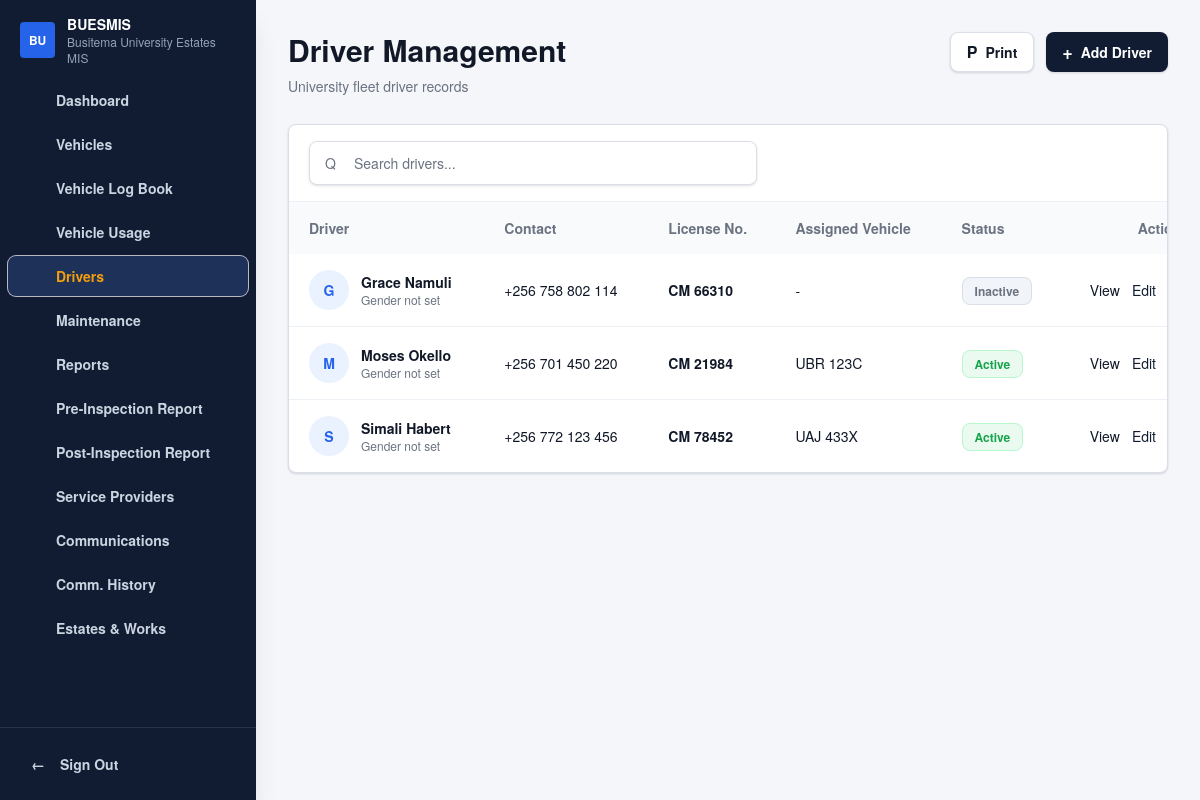
The app's page /modules/drivers/index.php with its own data.
### tables this page shows
CREATE TABLE `drivers` (
  `id` int(10) UNSIGNED NOT NULL,
  `user_id` int(10) UNSIGNED DEFAULT NULL,
  `department_id` int(10) UNSIGNED DEFAULT NULL,
  `full_name` varchar(120) NOT NULL,
  `employee_id` varchar(60) DEFAULT NULL,
  `phone` varchar(30) DEFAULT NULL,
  `email` varchar(150) DEFAULT NULL,
  `gender` enum('male','female','other') DEFAULT NULL,
  `national_id_number` varchar(60) DEFAULT NULL,
  `license_number` varchar(100) NOT NULL,
  `license_classes` varchar(80) DEFAULT NULL,
  `license_issue_date` date DEFAULT NULL,
  `license_issuing_authority` varchar(150) DEFAULT NULL,
  `license_expiry` date DEFAULT NULL,
  `driver_photo` varchar(255) DEFAULT NULL,
  `national_id_photo` varchar(255) DEFAULT NULL,
  `driving_license_scan` varchar(255) DEFAULT NULL,
  `status` enum('active','inactive','suspended') NOT NULL DEFAULT 'active',
  `created_at` timestamp NOT NULL DEFAULT current_timestamp(),
  `updated_at` timestamp NULL DEFAULT NULL ON UPDATE current_timestamp()
);

CREATE TABLE `vehicles` (
  `id` int(10) UNSIGNED NOT NULL,
  `department_id` int(10) UNSIGNED DEFAULT NULL,
  `registration_no` varchar(50) NOT NULL,
  `make` varchar(100) NOT NULL,
  `model` varchar(100) NOT NULL,
  `manufacture_year` year(4) DEFAULT NULL,
  `vehicle_type` enum('sedan','suv','pickup','truck','van','bus','motorcycle','other') NOT NULL DEFAULT 'other',
  `fuel_type` enum('petrol','diesel','hybrid','electric','other') NOT NULL DEFAULT 'diesel',
  `current_mileage` int(10) UNSIGNED NOT NULL DEFAULT 0,
  `insurance_expiry` date DEFAULT NULL,
  `status` enum('active','maintenance','grounded','disposed') NOT NULL DEFAULT 'active',
  `notes` text DEFAULT NULL,
  `created_at` timestamp NOT NULL DEFAULT current_timestamp(),
  `updated_at` timestamp NULL DEFAULT NULL ON UPDATE current_timestamp()
);

### modules/drivers/index.php (the view, shortened to what the rows shown need)
<?php
require_once __DIR__ . '/../../handlers/driver.php';
extract(driverFetchPageData());
include __DIR__ . '/../../includes/header.php';
?>
<main class="min-h-screen lg:pl-64">
    <div class="mx-auto max-w-[1320px] px-4 py-8 sm:px-6 lg:px-8">
        <div class="mb-7 flex flex-col gap-4 lg:flex-row lg:items-start lg:justify-between">
            <div>
                <h1 class="text-2xl font-extrabold tracking-normal text-fleet-ink sm:text-3xl">Driver Management</h1>
            </div>
        </div>
        <section class="<?= $hasDrivers ? 'block' : 'hidden'; ?> overflow-hidden rounded-lg border border-fleet-line bg-fleet-surface shadow-fleet-card">
            <div class="overflow-x-auto">
                <table class="w-full min-w-[920px] text-left text-sm" data-driver-table>
                    <thead class="bg-fleet-surface-muted text-fleet-muted">
                        <tr>
                            <th class="px-5 py-4 font-semibold">Driver</th>
                            <th class="px-5 py-4 font-semibold">Contact</th>
                            <th class="px-5 py-4 font-semibold">License No.</th>
                            <th class="px-5 py-4 font-semibold">Assigned Vehicle</th>
                            <th class="px-5 py-4 font-semibold">Status</th>
                            <th class="px-5 py-4 text-right font-semibold">Actions</th>
                        </tr>
                    </thead>
                    <tbody class="divide-y divide-fleet-line-soft">
                        <?php foreach ($drivers as $driver): ?>
                            <tr
                                class="driver-row hover:bg-fleet-surface-muted/70"
                                data-search="<?= htmlspecialchars(strtolower(implode(' ', array_filter([$driver['name'], $driver['email'], $driver['phone'], $driver['license'], $driver['assigned'], $driver['other_vehicles'], $driver['department'], $driver['gender'], $driver['national_id_number']]))), ENT_QUOTES, 'UTF-8'); ?>"
                                data-driver-id="<?= htmlspecialchars((string) $driver['id'], ENT_QUOTES, 'UTF-8'); ?>"
                                data-full-name="<?= htmlspecialchars($driver['name'], ENT_QUOTES, 'UTF-8'); ?>"
                                data-employee-id="<?= htmlspecialchars($driver['employee_id'], ENT_QUOTES, 'UTF-8'); ?>"
                                data-phone="<?= htmlspecialchars($driver['phone'] === '-' ? '' : $driver['phone'], ENT_QUOTES, 'UTF-8'); ?>"
                                data-email="<?= htmlspecialchars($driver['email'] === '-' ? '' : $driver['email'], ENT_QUOTES, 'UTF-8'); ?>"
                                data-gender="<?= htmlspecialchars($driver['gender'], ENT_QUOTES, 'UTF-8'); ?>"
                                data-national-id-number="<?= htmlspecialchars($driver['national_id_number'], ENT_QUOTES, 'UTF-8'); ?>"
                                data-license-number="<?= htmlspecialchars($driver['license'], ENT_QUOTES, 'UTF-8'); ?>"
                                data-license-classes="<?= htmlspecialchars($driver['license_classes'], ENT_QUOTES, 'UTF-8'); ?>"
                                data-license-issue-date="<?= htmlspecialchars($driver['license_issue_date'], ENT_QUOTES, 'UTF-8'); ?>"
                                data-license-issuing-authority="<?= htmlspecialchars($driver['license_issuing_authority'], ENT_QUOTES, 'UTF-8'); ?>"
                                data-license-expiry="<?= htmlspecialchars($driver['license_expiry'], ENT_QUOTES, 'UTF-8'); ?>"
                                data-department="<?= htmlspecialchars($driver['department'], ENT_QUOTES, 'UTF-8'); ?>"
                                data-assigned-vehicle="<?= htmlspecialchars($driver['assigned'], ENT_QUOTES, 'UTF-8'); ?>"
                                data-assigned-vehicle-id="<?= htmlspecialchars((string) ($driver['assigned_vehicle_id'] ?? ''), ENT_QUOTES, 'UTF-8'); ?>"
                                data-other-vehicles="<?= htmlspecialchars($driver['other_vehicles'], ENT_QUOTES, 'UTF-8'); ?>"
                                data-other-vehicle-ids="<?= htmlspecialchars(implode(',', $driver['other_vehicle_ids']), ENT_QUOTES, 'UTF-8'); ?>"
                                data-status="<?= htmlspecialchars($driver['status_value'], ENT_QUOTES, 'UTF-8'); ?>"
                                data-status-label="<?= htmlspecialchars($driver['status'], ENT_QUOTES, 'UTF-8'); ?>"
                                data-driver-photo="<?= htmlspecialchars($driver['driver_photo'], ENT_QUOTES, 'UTF-8'); ?>"
                                data-driver-photo-url="<?= htmlspecialchars($driver['driver_photo_url'], ENT_QUOTES, 'UTF-8'); ?>"
                                data-driver-photo-name="<?= htmlspecialchars($driver['driver_photo_name'], ENT_QUOTES, 'UTF-8'); ?>"
                                data-driver-photo-is-image="<?= $driver['driver_photo_is_image'] ? 'true' : 'false'; ?>"
                                data-national-id-photo="<?= htmlspecialchars($driver['national_id_photo'], ENT_QUOTES, 'UTF-8'); ?>"
                                data-national-id-photo-url="<?= htmlspecialchars($driver['national_id_photo_url'], ENT_QUOTES, 'UTF-8'); ?>"
                                data-national-id-photo-name="<?= htmlspecialchars($driver['national_id_photo_name'], ENT_QUOTES, 'UTF-8'); ?>"
                                data-national-id-photo-is-image="<?= $driver['national_id_photo_is_image'] ? 'true' : 'false'; ?>"
                                data-driving-license-scan="<?= htmlspecialchars($driver['driving_license_scan'], ENT_QUOTES, 'UTF-8'); ?>"
                                data-driving-license-scan-url="<?= htmlspecialchars($driver['driving_license_scan_url'], ENT_QUOTES, 'UTF-8'); ?>"
                                data-driving-license-scan-name="<?= htmlspecialchars($driver['driving_license_scan_name'], ENT_QUOTES, 'UTF-8'); ?>"
                                data-driving-license-scan-is-image="<?= $driver['driving_license_scan_is_image'] ? 'true' : 'false'; ?>"
                            >
                                <td class="px-5 py-4">
                                    <div class="flex items-center gap-3">
                                        <?php if ($driver['driver_photo_url'] !== '' && $driver['driver_photo_is_image']): ?>
                                            <img src="<?= htmlspecialchars($driver['driver_photo_url'], ENT_QUOTES, 'UTF-8'); ?>" alt="<?= htmlspecialchars($driver['name'], ENT_QUOTES, 'UTF-8'); ?>" class="h-10 w-10 rounded-full object-cover ring-2 ring-fleet-primary-soft">
                                        <?php else: ?>
                                            <span class="flex h-10 w-10 items-center justify-center rounded-full bg-fleet-primary-soft text-sm font-extrabold text-fleet-primary">
                                                <?= htmlspecialchars(strtoupper(substr($driver['name'], 0, 1)), ENT_QUOTES, 'UTF-8'); ?>
                                            </span>
                                        <?php endif; ?>
                                        <div>
                                            <p class="font-extrabold text-fleet-ink"><?= htmlspecialchars($driver['name'], ENT_QUOTES, 'UTF-8'); ?></p>
                                            <p class="text-xs text-fleet-muted">
                                                <?= htmlspecialchars($driver['gender'] !== '' ? ucfirst($driver['gender']) : 'Gender not set', ENT_QUOTES, 'UTF-8'); ?>
                                            </p>
                                        </div>
                                    </div>
                                </td>
                                <td class="px-5 py-4 text-fleet-ink"><?= htmlspecialchars($driver['phone'], ENT_QUOTES, 'UTF-8'); ?></td>
                                <td class="px-5 py-4 font-semibold text-fleet-ink"><?= htmlspecialchars($driver['license'], ENT_QUOTES, 'UTF-8'); ?></td>
                                <td class="px-5 py-4 text-fleet-ink"><?= htmlspecialchars($driver['assigned'], ENT_QUOTES, 'UTF-8'); ?></td>
                                <td class="px-5 py-4">
                                    <?php if ($driver['status'] === 'Active'): ?>
                                        <span class="rounded-lg border border-green-200 bg-fleet-success-soft px-3 py-1 text-xs font-semibold text-fleet-success">Active</span>
                                    <?php elseif ($driver['status'] === 'Suspended'): ?>
                                        <span class="rounded-lg border border-orange-200 bg-fleet-warning-soft px-3 py-1 text-xs font-semibold text-fleet-warning-strong">Suspended</span>
                                    <?php else: ?>
                                        <span class="rounded-lg border border-fleet-line bg-slate-100 px-3 py-1 text-xs font-semibold text-fleet-muted">Inactive</span>
                                    <?php endif; ?>
                                </td>
                                <td class="px-5 py-4">
                                    <div class="flex justify-end gap-3">
                                        <button type="button" data-view-driver-entry class="text-fleet-ink hover:text-fleet-primary" aria-label="View <?= htmlspecialchars($driver['name'], ENT_QUOTES, 'UTF-8'); ?>">View</button>
                                        <button type="button" data-edit-driver-entry class="text-fleet-sidebar hover:text-fleet-primary" aria-label="Edit <?= htmlspecialchars($driver['name'], ENT_QUOTES, 'UTF-8'); ?>">Edit</button>
                                    </div>
                                </td>
                            </tr>
                        <?php endforeach; ?>
                    </tbody>
                </table>
            </div>
        </section>
    </div>
</main>
<?php include __DIR__ . '/../../includes/footer.php'; ?>

### records on screen
drivers: full_name "G", full_name "Grace Namuli", gender "Gender not set", phone "+256 758 802 114", license_number "CM 66310", assigned "-", shows "Inactive"
drivers: full_name "M", full_name "Moses Okello", gender "Gender not set", phone "+256 701 450 220", license_number "CM 21984", vehicles.registration_no "UBR 123C", shows "Active"
drivers: full_name "S", full_name "Simali Habert", gender "Gender not set", phone "+256 772 123 456", license_number "CM 78452", vehicles.registration_no "UAJ 433X", shows "Active"

### other values on screen
$item['label'] "Dashboard"
$item['label'] "Vehicles"
$item['label'] "Vehicle Log Book"
$item['label'] "Vehicle Usage"
$item['label'] "Drivers"
$item['label'] "Maintenance"
$item['label'] "Reports"
$item['label'] "Pre-Inspection Report"
$item['label'] "Post-Inspection Report"
$item['label'] "Service Providers"
$item['label'] "Communications"
$item['label'] "Comm. History"
$item['label'] "Estates & Works"
